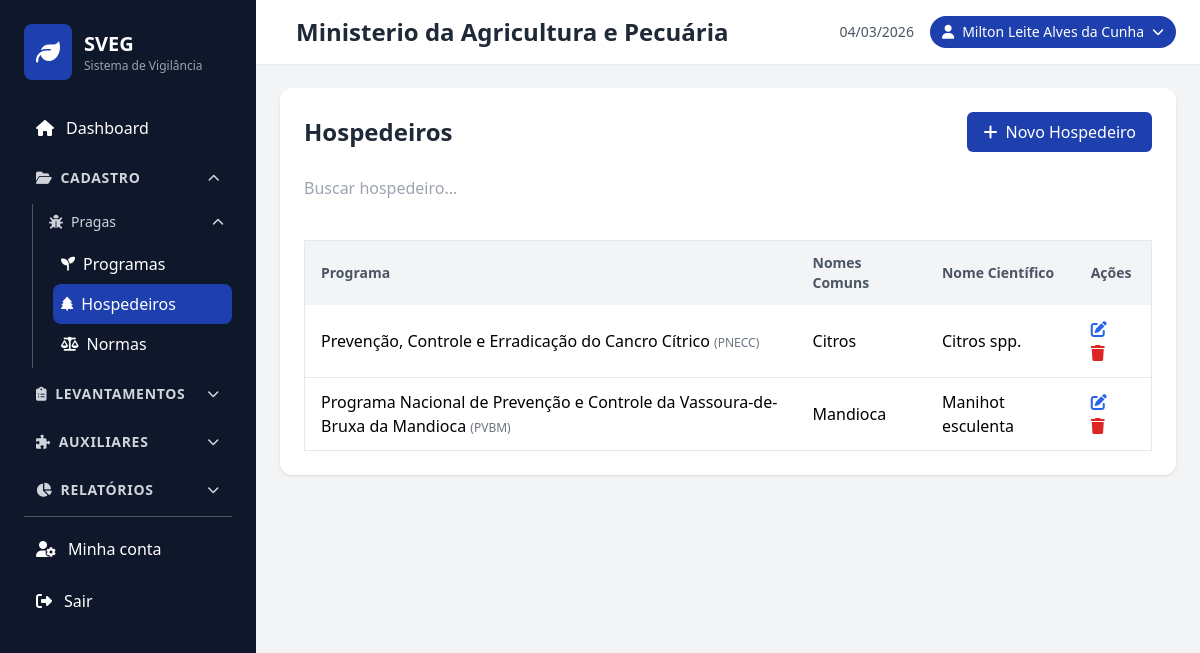
Screenshot of /hospedeiros/index.php (signed in) with the database file from the repository.
### tables this page shows
CREATE TABLE `hospedeiros` (
  `id` varchar(36) NOT NULL,
  `id_programa` varchar(36) NOT NULL,
  `nomes_comuns` varchar(255) NOT NULL,
  `nome_cientifico` varchar(255) NOT NULL,
  `criado_em` timestamp NOT NULL DEFAULT CURRENT_TIMESTAMP,
  `atualizado_em` timestamp NOT NULL DEFAULT CURRENT_TIMESTAMP ON UPDATE CURRENT_TIMESTAMP
);

CREATE TABLE `programas` (
  `id` char(36) NOT NULL,
  `codigo` varchar(20) DEFAULT NULL,
  `nome` varchar(255) NOT NULL,
  `nomes_comuns` varchar(255) DEFAULT NULL,
  `nome_cientifico` varchar(255) DEFAULT NULL,
  `criado_em` timestamp NOT NULL DEFAULT CURRENT_TIMESTAMP,
  `atualizado_em` timestamp NOT NULL DEFAULT CURRENT_TIMESTAMP ON UPDATE CURRENT_TIMESTAMP
);

### hospedeiros/index.php (the view, shortened to what this page needs)
<?php
include '../includes/header.php';
$database = new Database();
$db = $database->getConnection();
$stmt = $db->query("
    SELECT h.*, p.nome as programa_nome, p.codigo as programa_codigo
    FROM hospedeiros h
    LEFT JOIN programas p ON h.id_programa = p.id
    ORDER BY h.nomes_comuns ASC
");
$hospedeiros = $stmt->fetchAll(PDO::FETCH_ASSOC);
?>
<div class="card">
    <div class="flex justify-between items-center mb-6">
        <h2 class="text-2xl font-bold text-gray-800">Hospedeiros</h2>
        <a href="create.php" class="btn-primary">
            <i class="fas fa-plus mr-2"></i>Novo Hospedeiro
        </a>
    </div>
    <div class="mb-4">
        <input type="text" id="search" placeholder="Buscar hospedeiro..." class="form-group w-full">
    </div>
    <div class="table-container">
        <table class="min-w-full bg-white border border-gray-200">
            <thead>
                <tr class="bg-gray-100">
                    <th class="py-3 px-4 text-left text-sm font-semibold text-gray-600">Programa</th>
                    <th class="py-3 px-4 text-left text-sm font-semibold text-gray-600">Nomes Comuns</th>
                    <th class="py-3 px-4 text-left text-sm font-semibold text-gray-600">Nome Científico</th>
                    <th class="py-3 px-4 text-left text-sm font-semibold text-gray-600">Ações</th>
                </tr>
            </thead>
            <tbody id="hospedeiros-table">
                <?php foreach ($hospedeiros as $hospedeiro): ?>
                <tr class="border-b hover:bg-gray-50 hospedeiro-row" data-search="<?php echo strtolower(htmlspecialchars($hospedeiro['nomes_comuns'] . ' ' . $hospedeiro['nome_cientifico'] . ' ' . ($hospedeiro['programa_nome'] ?? ''))); ?>">
                    <td class="py-3 px-4">
                        <span class="font-medium"><?php echo htmlspecialchars($hospedeiro['programa_nome'] ?? '-'); ?></span>
                        <?php if (!empty($hospedeiro['programa_codigo'])): ?>
                        <span class="text-xs text-gray-500">(<?php echo htmlspecialchars($hospedeiro['programa_codigo']); ?>)</span>
                        <?php endif; ?>
                    </td>
                    <td class="py-3 px-4"><?php echo htmlspecialchars($hospedeiro['nomes_comuns']); ?></td>
                    <td class="py-3 px-4"><?php echo htmlspecialchars($hospedeiro['nome_cientifico']); ?></td>
                    <td class="py-3 px-4">
                        <a href="edit.php?id=<?php echo htmlspecialchars($hospedeiro['id']); ?>" class="text-blue-600 hover:text-blue-800 mr-3" title="Editar">
                            <i class="fas fa-edit"></i>
                        </a>
                        <a href="delete.php?id=<?php echo htmlspecialchars($hospedeiro['id']); ?>" class="text-red-600 hover:text-red-800" title="Excluir" onclick="return confirm('Tem certeza que deseja excluir este hospedeiro?')">
                            <i class="fas fa-trash"></i>
                        </a>
                    </td>
                </tr>
                <?php endforeach; ?>
            </tbody>
        </table>
    </div>
</div>
<?php include '../includes/footer.php'; ?>

### css/style.css (style rules this page uses)
body { font-family: 'Segoe UI', Tahoma, Geneva, Verdana, sans-serif; }
.table-container { overflow-x: auto; }
.btn-primary { background-color: #1e40af; color: white; padding: 8px 16px; border-radius: 6px; text-decoration: none; display: inline-block; transition: all 0.3s; }
.form-group { margin-bottom: 1.5rem; }
.card { background: white; border-radius: 12px; box-shadow: 0 1px 3px rgba(0, 0, 0, 0.1); padding: 1.5rem; margin-bottom: 1.5rem; }

### rows the page displays
hospedeiros: id_programa.nome "Prevenção, Controle e Erradicação do Cancro Cítrico", id_programa.codigo "PNECC", nomes_comuns "Citros", nome_cientifico "Citros spp."
hospedeiros: id_programa.nome "Programa Nacional de Prevenção e Controle da Vassoura-de-Bruxa da Mandioca", id_programa.codigo "PVBM", nomes_comuns "Mandioca", nome_cientifico "Manihot esculenta"

### other values shown
$u['orgao_nome'] "Ministerio da Agricultura e Pecuária"
$user['name'] "Milton Leite Alves da Cunha"
